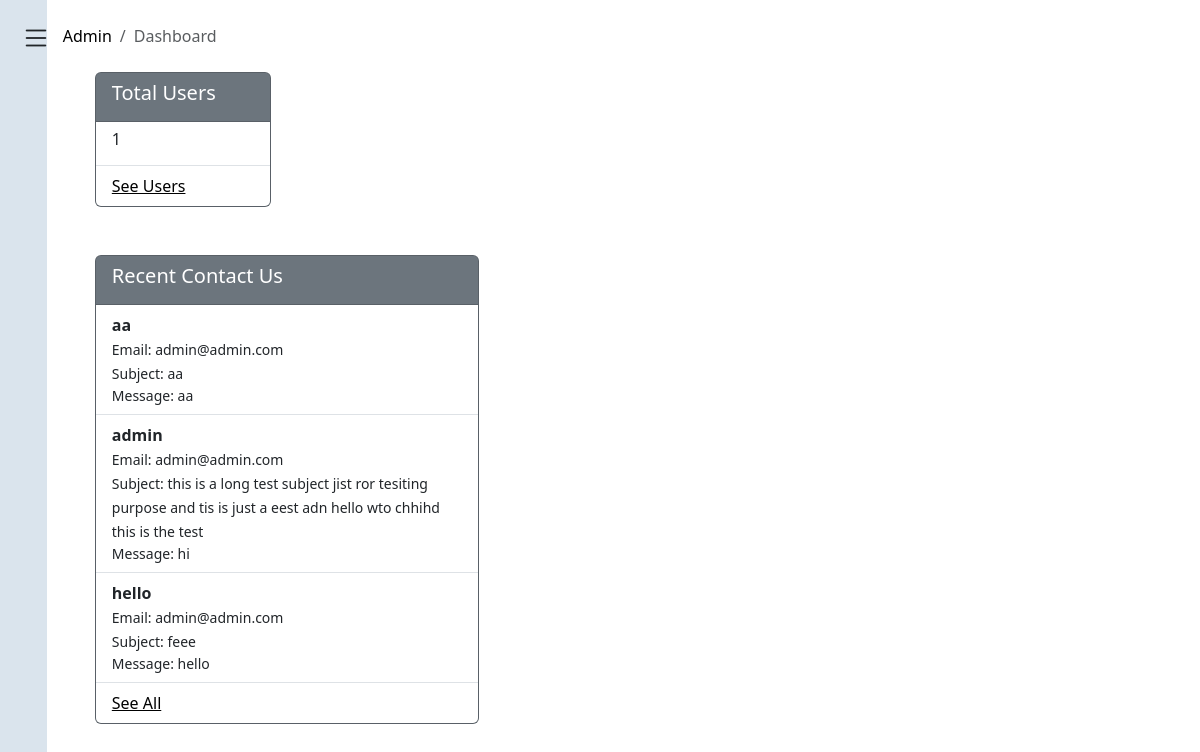
Screenshot of /admin/dashboard.php (signed in) with the database file from the repository.
### tables this page shows
CREATE TABLE `contact_us` (
  `sn` int NOT NULL,
  `name` varchar(255) NOT NULL,
  `email` varchar(255) NOT NULL,
  `phone` varchar(10) NOT NULL,
  `subject` varchar(255) NOT NULL,
  `message` text NOT NULL,
  `created_at` timestamp NULL DEFAULT CURRENT_TIMESTAMP
);

### admin/dashboard.php (the view, shortened to what this page needs)
<?php
include "../app/connection.php";
$total_query = "SELECT COUNT(*) AS total_users FROM user";
$total_result = mysqli_query($conn, $total_query);
$total_row = mysqli_fetch_assoc($total_result);
$total = $total_row['total_users'];
$contact_query = "SELECT * FROM `contact_us` ORDER BY `created_at` DESC";
$contact_result = mysqli_query($conn, $contact_query);
$contact_rows = mysqli_fetch_all($contact_result, MYSQLI_ASSOC);
?>
<!DOCTYPE html>
<html lang="en">
<head>
</head>
<body>
    <div class="main">
        <?php include "leftside.php" ?>
        <div class="right-side">
            <nav aria-label">
                <ol class="breadcrumb mt-4 ms-3">
                    <li class="breadcrumb-item"><a href="dashboard.php">Admin</a></li>
                    <li class="breadcrumb-item active" aria-current="page">Dashboard</li>
                </ol>
            </nav>
            <div class="card ms-5 mt-4 bg-secondary" style="max-width: 11rem;">
                <div class="card-header bg-secondary text-white">
                    <h5>Total Users</h5>
                </div>
                <ul class="list-group list-group-flush">
                    <li class="list-group-item">
                        <h6><?php echo $total ?></h6>
                    </li>
                    <li class="list-group-item">
                        <a href="users.php">See Users</a>
                    </li>
                </ul>
            </div>
            <div class="card ms-5 mt-5 bg-secondary" style="max-width: 24rem;">
                <div class="card-header bg-secondary text-white">
                    <h5>Recent Contact Us</h5>
                </div>
                <ul class="list-group list-group-flush">
                    <?php $counter = 0;?>
                    <?php foreach ($contact_rows as $contact_row): ?>
                        <?php
                        if ($counter === 3) break;
                        $name = $contact_row['name'];
                        $email = $contact_row['email'];
                        $subject = $contact_row['subject'];
                        $message = $contact_row['message'];
                        ?>
                            <li class="list-group-item">
                                <strong><?php echo $name; ?></strong> <br>
                                <small><span style="font-weight: 500;">Email: </span><?php echo $email; ?></small><br>
                                <small><span style="font-weight: 500;">Subject: </span><?php echo $subject; ?></small><br>
                                <small style='display: -webkit-box; -webkit-line-clamp: 4; -webkit-box-orient: vertical; overflow: hidden; text-overflow: ellipsis;'><span style="font-weight: 500;">Message: </span><?php echo $message; ?></small>
                            </li>
                        <?php $counter ++; ?>
                    <?php endforeach; ?>
                    <li class="list-group-item">
                        <a href="contact_us.php">See All</a>
                    </li>
                </ul>
            </div>
        </div>
    </div>
    <?php include "sidebar.php" ?>
</body>
</html>

### admin/style.css (style rules this page uses)
* { padding: 0; margin: 0; box-sizing: border-box; }
html, body { height: 100%; }

### rows the page displays
contact_us: name "aa", email "admin@admin.com", subject "aa", message "aa"
contact_us: name "admin", email "admin@admin.com", subject "this is a long test subject jist ror tesiting purpose and tis is just a eest adn hello wto chhihd this is the test", message "hi"
contact_us: name "hello", email "admin@admin.com", subject "feee", message "hello"

### other values shown
$total "1"
